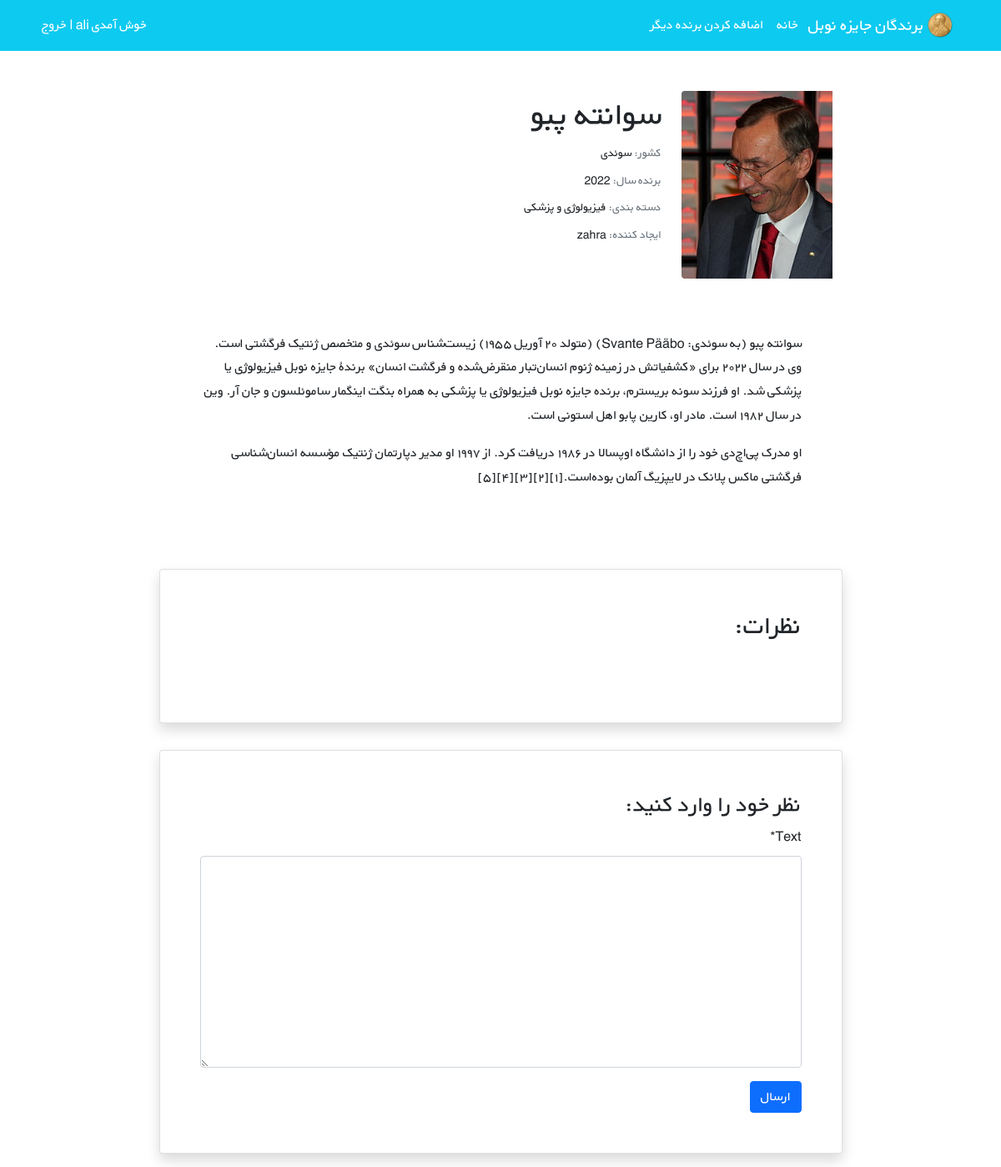
Page /nobels/18/ (signed in) on the committed database.
### nobels/models.py (models this page shows, shortened)
class Nobel(models.Model):
    STATUS_CHOICES = (
        ('اقتصاد', 'اقتصاد'),
        ("ادبیات", "ادبیات"),
        ('شیمی', 'شیمی'),
        ("فیزیک", "فیزیک"),
        ("صلح نوبل", "صلح نوبل"),
        ("فیزیولوژی و پزشکی", "فیزیولوژی و پزشکی"),
    )
    user = models.ForeignKey(get_user_model(), on_delete=models.CASCADE)
    name = models.CharField(max_length=200)
    description = models.TextField()
    year = models.PositiveIntegerField()
    country = models.CharField(max_length=50)
    grouping = models.CharField(choices=STATUS_CHOICES, max_length=23)
    cover = models.ImageField(upload_to="covers/", blank=True)
    datetime_created = models.DateTimeField(auto_now_add=True)
    datetime_modified = models.DateTimeField(auto_now=True)

### accounts/models.py (models this page shows)
class CustomUser(AbstractUser):
    age = models.PositiveIntegerField(null=True, blank=True)

### nobels/views.py (the view)
# urls.py: path("<int:pk>/", nobe_detail_view, name="nobel_detail"),
@login_required()
def nobe_detail_view(request, pk):
    nobel = get_object_or_404(Nobel, pk=pk)
    nobel_comments = nobel.comments.all()
    if request.method == "POST":
        comment_form = CommentForm(request.POST)
        if comment_form.is_valid():
            new_comment = comment_form.save(commit=False)
            new_comment.nobel = nobel
            new_comment.user = request.user
            new_comment.save()
            comment_form = CommentForm()
    else:
        comment_form = CommentForm()
    return render(request, "nobels/nobel_detail.html", {
        "nobel": nobel,
        "comments": nobel_comments,
        "comment_form": comment_form,
    })

### nobels/forms.py
class CommentForm(forms.ModelForm):
    class Meta:
        model = Comment
        fields = ("text",)

### nobels/templates/nobels/nobel_detail.html (shortened to what this page needs)
{% extends "_base.html" %}
{% load crispy_forms_tags %}
{% block content %}
    <div class="container mt-5" dir="rtl">
        <div class="">
            <div class="">
                <div class="d-flex justify-content-center">
                    <div class="row w-sm-75 w-100">
                        <div class="col-xs-12 col-md-3 d-flex justify-content-center">
                            <div>
                                {% if nobel.cover %}
                                    <img src="{{ nobel.cover.url }}"
                                         class="img-fluid rounded-start" alt="...">
                                {% endif %}
                            </div>
                        </div>
                        <div class="col-xs-12 col-md-6 text-center text-md-end mt-md-1 mt-4">
                            <h1>{{ nobel.name }}</h1>
                            <h5 class="small my-1"><span class="text-muted">کشور: </span>{{ nobel.country }}</h5>
                            <h5 class="small my-1"><span class="text-muted">برنده سال: </span>{{ nobel.year }}</h5>
                            <h5 class="small my-1"><span class="text-muted">دسته بندی: </span>{{ nobel.grouping }}</h5>
                            <h5 class="small my-1"><span
                                    class="text-muted">ایجاد کننده: </span>{{ nobel.user.username }}</h5>
                        </div>
                        <div class="col-xs-12 mt-3 col-md-2 d-flex flex-column">
                        </div>
                    </div>
                </div>
                <div class="d-flex justify-content-center">
                    <div class="my-3 p-5 w-sm-75 w-100">
                        {{ nobel.description|linebreaks }}
                    </div>
                </div>
                <div class="d-flex justify-content-center">
                    <div class="card shadow my-3 p-5 w-sm-75 w-100">
                        <h2 class="mb-5">نظرات:</h2>
                    </div>
                </div>
                <div class="d-flex justify-content-center">
                    <div class="card shadow my-3 p-5 w-sm-75 w-100">
                        <h3>نظر خود را وارد کنید:</h3>
                        <form method="POST">
                            {{ comment_form|crispy }}
                            <button type="submit" class="btn btn-primary">ارسال</button>
                        </form>
                    </div>
                </div>
            </div>
        </div>
    </div>
{% endblock %}

### static/css/style.css (style rules this page uses)
* { font-family: 'BYekan', sans-serif; line-height: 1.8rem; }
@media (min-width: 576px) { .w-sm-75 { width: 75%!important; } }

### rows in the picture
Nobel: cover (picture), name "سوانته پبو", country "سوئدی", year "2022", grouping "فیزیولوژی و پزشکی", user.username "zahra", description "سوانته پبو (به سوئدی: Svante Pääbo) (متولد ۲۰ آوریل ۱۹۵۵) زیست‌شناس سوئدی و متخصص ژنتیک فرگشتی است. وی در سال ۲۰۲۲ برای «کشفیاتش در زمینه ژنوم انسان‌تبار منقرض‌شده و فرگشت انسان» برندهٔ جایزه نوبل فیزیولوژی یا پزشکی شد. او فرزند سونه بریسترم، برنده جایزه نوبل فیزیولوژی یا پزشکی به همراه بنگت اینگمار ساموئلسون و جان آر. وین در سال ۱۹۸۲ است. مادر او، کارین پابو اهل استونی است. او مدرک پی‌اچ‌دی خود را از دانشگاه اوپسالا در ۱۹۸۶ دریافت کرد. از ۱۹۹۷ او مدیر دپارتمان ژنتیک مؤسسه انسان‌شناسی فرگشتی ماکس پلانک در لایپزیگ آلمان بوده‌است.[۱][۲][۳][۴][۵]"
